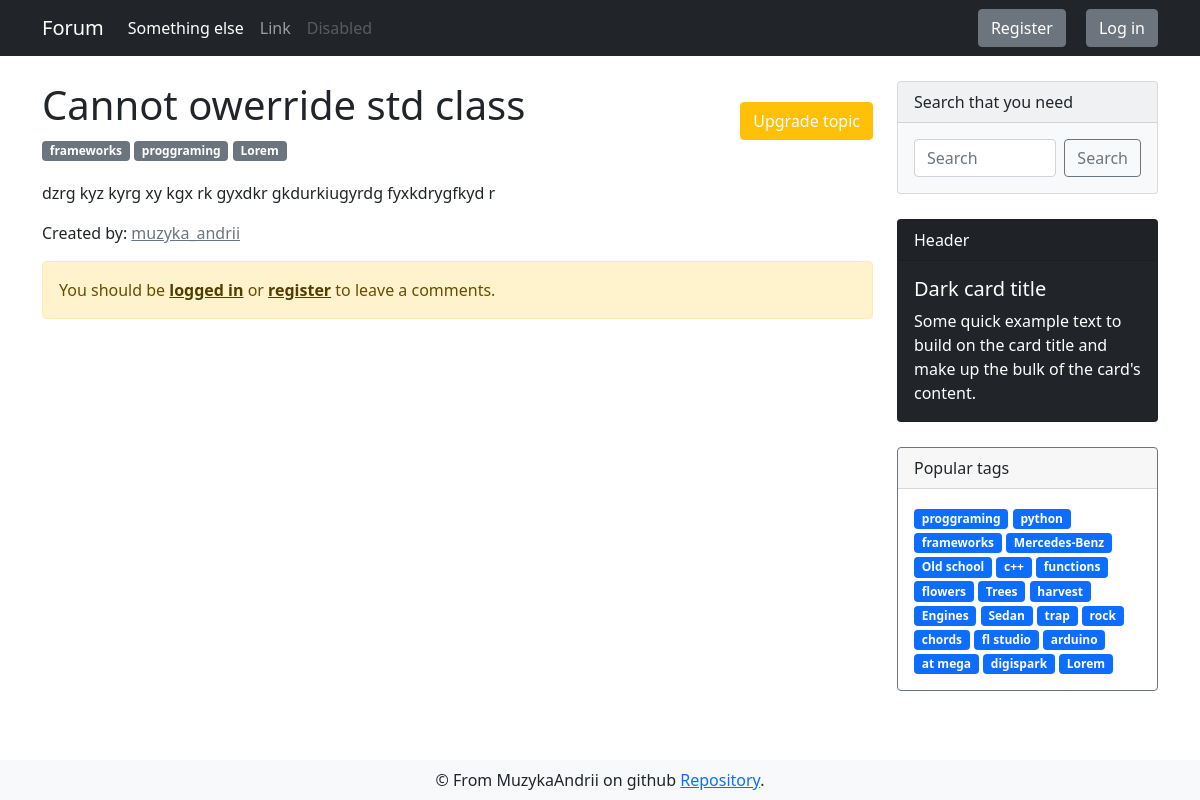
The page /forum/programing/c-language/9 on the database as committed earlier.
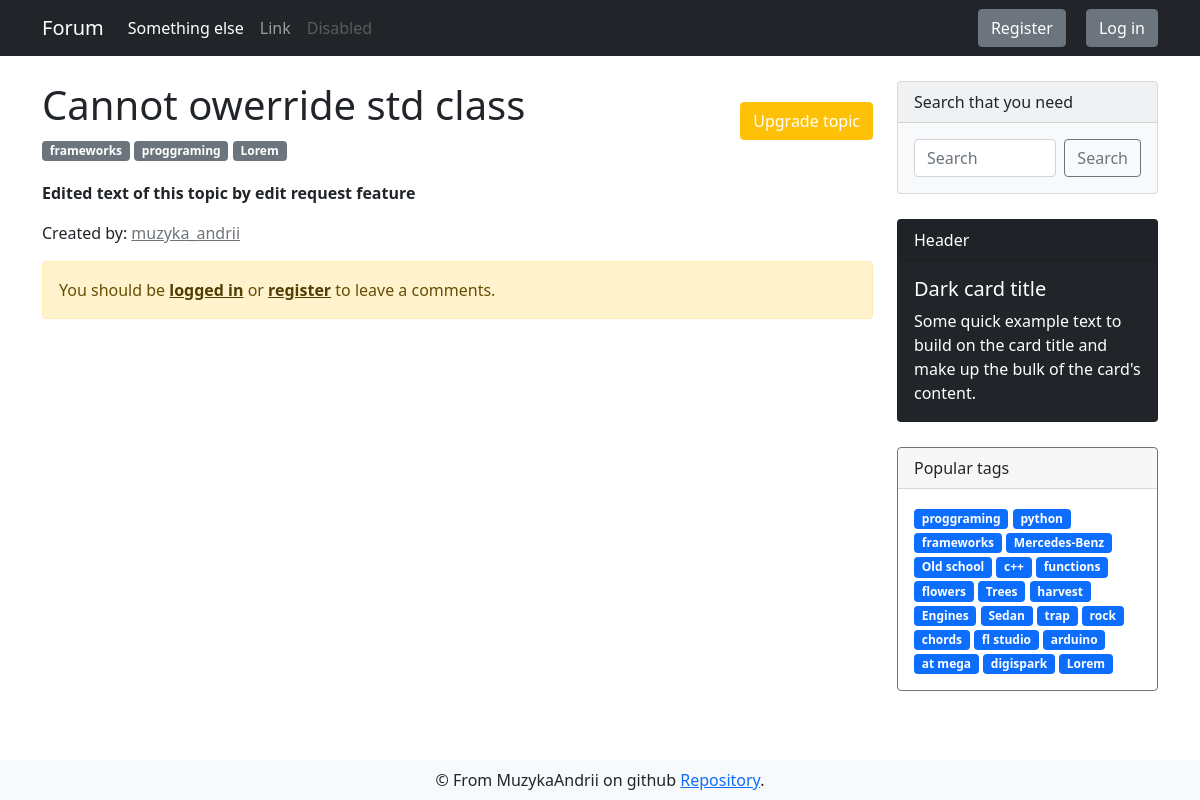
The same page on the database as committed later.
### app/models.py (models this page shows, shortened)
class DbMixin(object):
    def save(self):
        db.session.add(self)
        db.session.commit()

class Discussion(DbMixin, db.Model):
    id = db.Column(db.Integer, primary_key = True, autoincrement=True)
    theme = db.Column(db.String, unique=True, nullable=False)
    text = db.Column(db.Text, unique=True, nullable=False)
    theme_id = db.Column(db.Integer, db.ForeignKey('theme.id'), nullable=False)
    tags = db.relationship('Tag', secondary=discussion_tags, backref=db.backref('discussions', lazy='dynamic'))
    comments = db.relationship('Comment', backref='parent_discussion', lazy='dynamic')
    creator_id = db.Column(db.Integer, db.ForeignKey('user.id'), nullable=False)
    edit_requests = db.relationship('Edit_request', backref='target_discussion', lazy='dynamic')
    def build_url(self):
        theme = self.parent_theme
        section_slug = theme.parent_section.slug
        return section_slug, theme.slug

class Tag(DbMixin, db.Model):
    id = db.Column(db.Integer, primary_key = True, autoincrement=True)
    name = db.Column(db.String(50), unique=True, nullable=False)
    slug = db.Column(db.String(100), unique=True, nullable=False)
    section_id = db.Column(db.Integer, db.ForeignKey('section.id'), nullable=False)

class User(UserMixin, DbMixin, db.Model):
    id = db.Column(db.Integer, primary_key = True, autoincrement=True)
    nickname = db.Column(db.String(30), unique=True, nullable=False)
    email = db.Column(db.String(120), unique=True, nullable=False)
    password = db.Column(db.String(70), nullable=False)
    about = db.Column(db.Text, default='Hi everyone!')
    website = db.Column(db.String(120), unique=True)
    register_date = db.Column(db.DateTime, default=dt.utcnow)
    last_seen = db.Column(db.DateTime, default=dt.utcnow)
    is_banned = db.Column(db.Boolean, default=False)
    ban_reason = db.Column(db.String(255))
    created_discussions = db.relationship('Discussion', backref='creator', lazy='dynamic')
    created_comments = db.relationship('Comment', backref='creator', lazy='dynamic')
    avatars = db.relationship('Image', backref='owner', lazy='dynamic')
    edit_requests = db.relationship('Edit_request', backref='editor', lazy='dynamic')
    roles = db.relationship('Role', secondary=users_roles, backref=db.backref('users', lazy='select'))

### app/views.py (the view)
@app.route('/forum/<string:section_slug>/<string:theme_slug>/<int:discussion_id>', methods=['GET'])
def discussion(section_slug, theme_slug, discussion_id):
    form = CreateCommentForm()
    current_discussion = Discussion.query.get_or_404(discussion_id)
    section_slug, theme_slug = current_discussion.build_url()
    comments = current_discussion.comments.order_by(Comment.written_at.desc())
    return render_template('forum/discussion.html', tags=get_tags(), comments=comments, discussion=current_discussion, title=current_discussion.theme, section_slug=section_slug, theme_slug=theme_slug, discussion_id=discussion_id, form=form)

### app/forms.py
class CreateCommentForm(FlaskForm):
    text = CKEditorField('You can leave comment here', validators=[DataRequired(message='This area is required'),
                                            Length(min=2, max=10000,message='Comment must be in range from 2 to 500 characters' )])
    anonymous = BooleanField('Anonymous')
    submit = SubmitField('Leave comment')

### app/views.py (called while the page is built)
@app.before_request
def update_last_seen():
    if current_user.is_authenticated:
        current_user.update_last_seen()

@app.before_request
@cache.cached(timeout=60)
def check_banned():
    if current_user.is_authenticated and current_user.is_banned == True:
        ban_reason = current_user.ban_reason
        logout_user()
        return render_template('alerts/banned.html', reason=ban_reason)

@cache.cached(timeout=600, key_prefix='tags')
def get_tags():
    return Tag.query.limit(25).all()

### app/templates/forum/discussion.html (shortened to what this page needs)
{% extends "layouts/base.html" %}
{% block content %}
<div class="container">
    <div class="row">
        <div style="margin: 25px 0;" class="col-md-9">
            <div style="align-items: center;" class="d-flex justify-content-between">
                <div class="theme-tags">
                    <h1>{{ discussion.theme }}</h1>
                    <div class="tags">
                        {% for tag in discussion.tags %}
                        <a class="badge bg-secondary tag"
                            href="{{url_for('tags_discussions', tag_slug=tag.slug)}}">{{ tag.name }}</a>
                        {% endfor %}
                    </div>
                </div>
                <div class="upd-topic">
                    <a href="{{ url_for('edit_discussion', section_slug=section_slug, theme_slug=theme_slug, discussion_id=discussion_id) }}"
                        style="color: white;" type="button" class="btn btn-warning">Upgrade topic</a>
                </div>
            </div>
            {% set statement = '<' + 'script>' %}
            <p style="margin-top: 20px;">{{ discussion.text | replace(statement, '') | markup}}</p>
            <p class="card-text">Created by: <a href="{{ url_for('user_profile', user_id=discussion.creator.id) }}"
                    class="text-muted">{{discussion.creator.nickname}}</a></p>
            {% if current_user.is_anonymous %}
            <div class="alert alert-warning" role="alert">
                You should be <a href="{{ url_for('auth.login') }}" class="alert-link">logged in</a> or <a
                    href="{{ url_for('auth.register') }}" class="alert-link">register</a> to leave a comments.
            </div>
            {% else %}
                {% from 'layouts/_render_form_errors.html' import render_form_errors %}
            {% endif %}
        </div>
        {% include 'layouts/sidebar.html' %}
    </div>
</div>
{% endblock %}

### app/templates/layouts/base.html (shortened to what this page needs)
<!doctype html>
<html>
<head>
  {% block head %}
  <link href="https://cdn.jsdelivr.net/npm/bootstrap@5.0.0/dist/css/bootstrap.min.css" rel="stylesheet"
>
  <link rel="stylesheet" type="text/css" href="{{ url_for('static',filename='css/style.css') }}">
  {% endblock %}
</head>
<body>
  <nav class="navbar navbar-expand-lg navbar-dark bg-dark">
    <div class="container">
      <a class="navbar-brand" href="{{ url_for('index') }}">Forum</a>
      <div class="collapse navbar-collapse" id="navbarSupportedContent">
        <ul class="navbar-nav me-auto mb-2 mb-lg-0">
          <li class="nav-item">
            <a class="nav-link active" aria-current="page" href="">Something else</a>
          </li>
          <li class="nav-item">
            <a class="nav-link" href="#">Link</a>
          </li>
          <li class="nav-item">
            <a class="nav-link disabled" href="#" tabindex="-1" aria-disabled="true">Disabled</a>
          </li>
        </ul>
        <form class="d-flex">
          {% if current_user.is_anonymous %}
          <a href="{{ url_for('auth.register') }}" type="button" class="btn login-btn btn-secondary">Register</a>
          <a href="{{ url_for('auth.login') }}" type="button" class="btn btn-secondary">Log in</a>
          {% endif %}
        </form>
      </div>
    </div>
  </nav>
  {% block content %}
  {% endblock %}
  {% block footer %}
  <footer class="navbar fixed-bottom navbar-light bg-light">
    <div class="container" style="justify-content: space-around;">
      <div class="footer-content">
        &copy; From MuzykaAndrii on github
        <a href="https://github.com/MuzykaAndrii/modern-flask-forum">Repository</a>.</div>
    </div>
  </footer>
  {% endblock %}
</body>
</html>

### app/templates/layouts/sidebar.html
<div class="sidebar col-md-3">
    <div class="card text-dark bg-light mb-3" style="max-width: 18rem;">
        <div class="card-header">Search that you need</div>
        <form method="GET" action="{{ url_for('search') }}" class="card-body d-flex">
            <input name="search_query" value="{{ request.args.get('search_query', '') }}" class="form-control me-2" type="text" placeholder="Search" aria-label="Search">
            <button class="btn btn-outline-secondary" type="submit">Search</button>
        </form>
    </div>
    <div class="card text-white bg-dark mb-3" style="max-width: 18rem;">
        <div class="card-header">Header</div>
        <div class="card-body">
            <h5 class="card-title">Dark card title</h5>
            <p class="card-text">Some quick example text to build on the card title and make up the bulk of the
                card's content.</p>
        </div>
    </div>
    <div class="card border-secondary mb-3" style="max-width: 18rem;">
        <div class="card-header">Popular tags</div>
        <div class="card-body text-secondary">
            {% for tag in tags %}
            <a href="{{ url_for('tags_discussions', tag_slug=tag.slug) }}" class="tag badge bg-primary">{{ tag.name }}</a>
            {% endfor %}
        </div>
    </div>
</div>

### app/static/css/style.css (style rules this page uses)
.login-btn { margin-right: 20px; }
.card { margin: 25px 0; }
.tag { text-decoration: none; }

Rows that differ between the two databases and show on the page:
changed Discussion "Cannot owerride std class": text|markup "dzrg kyz kyrg xy kgx rk gyxdkr gkdurkiugyrdg fyxkdrygfkyd r" → "Edited text of this topic by edit request feature"
